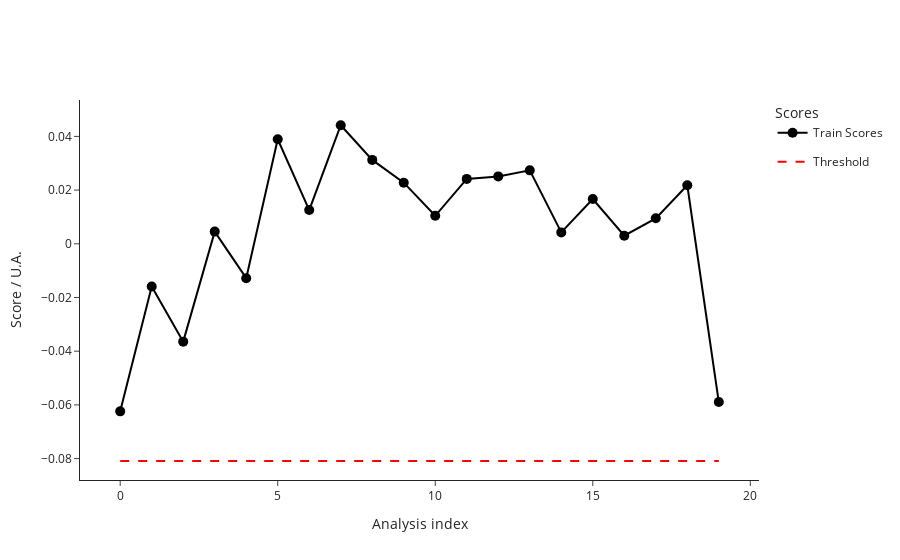

Write notebook code for a chart like this one.
### Code cell
from src.StreamPort.machine_learning.methods import MachineLearningMethodIsolationForestSklearn

iforest = MachineLearningMethodIsolationForestSklearn()
iforest_parameters = iforest.parameters
print("Isolation Forest parameters: ", iforest_parameters)
parameters.update(iforest_parameters)

ml_ana = iforest.run(ml_ana)
ml_ana.train()
fig_train_scores = ml_ana.plot_scores()
fig_train_scores.show()

### Figure 1 — Plotly figure (JSON) as saved in the notebook; plotly's stock layout.template omitted (floating-point values rounded to 4 significant figures)
{"data": [{"hovertemplate": ["<b>index: </b>18<br><b>name: </b>210812_Pac--005<br><b>path: </b>C:/Users/Sandeep/Desktop/ExtractedSignals\\210812_Pac 2021-08-12 10-30-07\\210812_Pac--005.D<br><b>batch: </b>210812_Pac 2021-08-12 10-30-07<br><b>batch_position: </b>5<br><b>idle_time: </b>39.0<br><b>sample: </b>NaCl 0,9%<br><b>method: </b>SAA_411_Pac.M<br><b>timestamp: </b>2021-08-12 10:50:23<br><b>detector: </b>G1315C<br><b>pump: </b>G7110B<br><b>start_time: </b>2021-08-12 10:50:57<br><b>end_time: </b>2021-08-12 10:54:57<br><b>runtime: </b>239.7000000000036", "<b>index: </b>19<br><b>name: </b>210812_Pac--006<br><b>path: </b>C:/Users/Sandeep/Desktop/ExtractedSignals\\210812_Pac 2021-08-12 10-30-07\\210812_Pac--006.D<br><b>batch: </b>210812_Pac 2021-08-12 10-30-07<br><b>batch_position: </b>6<br><b>idle_time: </b>39.0<br><b>sample: </b>Blank<br><b>method: </b>SAA_411_Pac.M<br><b>timestamp: </b>2021-08-12 10:55:02<br><b>detector: </b>G1315C<br><b>pump: </b>G7110B<br><b>start_time: </b>2021-08-12 10:55:36<br><b>end_time: </b>2021-08-12 10:59:36<br><b>runtime: </b>239.7000000000036", "<b>index: </b>20<br><b>name: </b>210812_Pac--007<br><b>path: </b>C:/Users/Sandeep/Desktop/ExtractedSignals\\210812_Pac 2021-08-12 10-30-07\\210812_Pac--007.D<br><b>batch: </b>210812_Pac 2021-08-12 10-30-07<br><b>batch_position: </b>7<br><b>idle_time: </b>39.0<br><b>sample: </b>0.025 mg/ml<br><b>method: </b>SAA_411_Pac.M<br><b>timestamp: </b>2021-08-12 10:59:41<br><b>detector: </b>G1315C<br><b>pump: </b>G7110B<br><b>start_time: </b>2021-08-12 11:00:15<br><b>end_time: </b>2021-08-12 11:04:15<br><b>runtime: </b>239.7000000000036", "<b>index: </b>21<br><b>name: </b>210812_Pac--008<br><b>path: </b>C:/Users/Sandeep/Desktop/ExtractedSignals\\210812_Pac 2021-08-12 10-30-07\\210812_Pac--008.D<br><b>batch: </b>210812_Pac 2021-08-12 10-30-07<br><b>batch_position: </b>8<br><b>idle_time: </b>39.0<br><b>sample: </b>Blank<br><b>method: </b>SAA_411_Pac.M<br><b>timestamp: </b>2021-08-12 11:04:20<br><b>detector: </b>G1315C<br><b>pump: </b>G7110B<br><b>start_time: </b>2021-08-12 11:04:54<br><b>end_time: </b>2021-08-12 11:08:54<br><b>runtime: </b>239.7000000000036", "<b>index: </b>22<br><b>name: </b>210812_Pac--009<br><b>path: </b>C:/Users/Sandeep/Desktop/ExtractedSignals\\210812_Pac 2021-08-12 10-30-07\\210812_Pac--009.D<br><b>batch: </b>210812_Pac 2021-08-12 10-30-07<br><b>batch_position: </b>9<br><b>idle_time: </b>38.0<br><b>sample: </b>210806/036 :10<br><b>method: </b>SAA_411_Pac.M<br><b>timestamp: </b>2021-08-12 11:08:59<br><b>detector: </b>G1315C<br><b>pump: </b>G7110B<br><b>start_time: </b>2021-08-12 11:09:32<br><b>end_time: </b>2021-08-12 11:13:32<br><b>runtime: </b>239.7000000000036", "<b>index: </b>23<br><b>name: </b>210812_Pac--010<br><b>path: </b>C:/Users/Sandeep/Desktop/ExtractedSignals\\210812_Pac 2021-08-12 10-30-07\\210812_Pac--010.D<br><b>batch: </b>210812_Pac 2021-08-12 10-30-07<br><b>batch_position: </b>10<br><b>idle_time: </b>39.0<br><b>sample: </b>210806/036 :10<br><b>method: </b>SAA_411_Pac.M<br><b>timestamp: </b>2021-08-12 11:13:37<br><b>detector: </b>G7110B<br><b>pump: </b>G7110B<br><b>start_time: </b>2021-08-12 11:14:11<br><b>end_time: </b>2021-08-12 11:18:11<br><b>runtime: </b>239.7000000000036", "<b>index: </b>24<br><b>name: </b>210812_Pac--011<br><b>path: </b>C:/Users/Sandeep/Desktop/ExtractedSignals\\210812_Pac 2021-08-12 10-30-07\\210812_Pac--011.D<br><b>batch: </b>210812_Pac 2021-08-12 10-30-07<br><b>batch_position: </b>11<br><b>idle_time: </b>39.0<br><b>sample: </b>210806/036 :10<br><b>method: </b>SAA_411_Pac.M<br><b>timestamp: </b>2021-08-12 11:18:16<br><b>detector: </b>G7110B<br><b>pump: </b>G7110B<br><b>start_time: </b>2021-08-12 11:18:50<br><b>end_time: </b>2021-08-12 11:22:50<br><b>runtime: </b>239.7000000000036", "<b>index: </b>25<br><b>name: </b>210812_Pac--012<br><b>path: </b>C:/Users/Sandeep/Desktop/ExtractedSignals\\210812_Pac 2021-08-12 10-30-07\\210812_Pac--012.D<br><b>batch: </b>210812_Pac 2021-08-12 10-30-07<br><b>batch_position: </b>12<br><b>idle_time: </b>39.0<br><b>sample: </b>Blank<br><b>method: </b>SAA_411_Pac.M<br><b>timestamp: </b>2021-08-12 11:22:55<br><b>detector: </b>G1315C<br><b>pump: </b>G7110B<br><b>start_time: </b>2021-08-12 11:23:29<br><b>end_time: </b>2021-08-12 11:27:29<br><b>runtime: </b>239.7000000000036", "<b>index: </b>26<br><b>name: </b>210812_Pac--013<br><b>path: </b>C:/Users/Sandeep/Desktop/ExtractedSignals\\210812_Pac 2021-08-12 10-30-07\\210812_Pac--013.D<br><b>batch: </b>210812_Pac 2021-08-12 10-30-07<br><b>batch_position: </b>13<br><b>idle_time: </b>39.0<br><b>sample: </b>0.025 mg/ml<br><b>method: </b>SAA_411_Pac.M<br><b>timestamp: </b>2021-08-12 11:27:34<br><b>detector: </b>G1315C<br><b>pump: </b>G7110B<br><b>start_time: </b>2021-08-12 11:28:08<br><b>end_time: </b>2021-08-12 11:32:08<br><b>runtime: </b>239.7000000000036", "<b>index: </b>27<br><b>name: </b>210812_Pac--014<br><b>path: </b>C:/Users/Sandeep/Desktop/ExtractedSignals\\210812_Pac 2021-08-12 10-30-07\\210812_Pac--014.D<br><b>batch: </b>210812_Pac 2021-08-12 10-30-07<br><b>batch_position: </b>14<br><b>idle_time: </b>38.0<br><b>sample: </b>Blank<br><b>method: </b>SAA_411_Pac.M<br><b>timestamp: </b>2021-08-12 11:32:13<br><b>detector: </b>G7110B<br><b>pump: </b>G7110B<br><b>start_time: </b>2021-08-12 11:32:46<br><b>end_time: </b>2021-08-12 11:36:47<br><b>runtime: </b>239.7000000000036", "<b>index: </b>51<br><b>name: </b>210813_Pac--005<br><b>path: </b>C:/Users/Sandeep/Desktop/ExtractedSignals\\210813_Pac 2021-08-13 10-37-27\\210813_Pac--005.D<br><b>batch: </b>210813_Pac 2021-08-13 10-37-27<br><b>batch_position: </b>5<br><b>idle_time: </b>39.0<br><b>sample: </b>NaCl 0,9%<br><b>method: </b>SAA_411_Pac.M<br><b>timestamp: </b>2021-08-13 10:57:52<br><b>detector: </b>G7110B<br><b>pump: </b>G7110B<br><b>start_time: </b>2021-08-13 10:58:26<br><b>end_time: </b>2021-08-13 11:02:27<br><b>runtime: </b>239.7000000000036", "<b>index: </b>52<br><b>name: </b>210813_Pac--006<br><b>path: </b>C:/Users/Sandeep/Desktop/ExtractedSignals\\210813_Pac 2021-08-13 10-37-27\\210813_Pac--006.D<br><b>batch: </b>210813_Pac 2021-08-13 10-37-27<br><b>batch_position: </b>6<br><b>idle_time: </b>38.0<br><b>sample: </b>Blank<br><b>method: </b>SAA_411_Pac.M<br><b>timestamp: </b>2021-08-13 11:02:31<br><b>detector: </b>G1315C<br><b>pump: </b>G7110B<br><b>start_time: </b>2021-08-13 11:03:05<br><b>end_time: </b>2021-08-13 11:07:06<br><b>runtime: </b>239.7000000000036", "<b>index: </b>53<br><b>name: </b>210813_Pac--007<br><b>path: </b>C:/Users/Sandeep/Desktop/ExtractedSignals\\210813_Pac 2021-08-13 10-37-27\\210813_Pac--007.D<br><b>batch: </b>210813_Pac 2021-08-13 10-37-27<br><b>batch_position: </b>7<br><b>idle_time: </b>38.0<br><b>sample: </b>0.025 mg/ml<br><b>method: </b>SAA_411_Pac.M<br><b>timestamp: </b>2021-08-13 11:07:10<br><b>detector: </b>G1315C<br><b>pump: </b>G7116B<br><b>start_time: </b>2021-08-13 11:07:44<br><b>end_time: </b>2021-08-13 11:11:45<br><b>runtime: </b>239.7000000000036", "<b>index: </b>54<br><b>name: </b>210813_Pac--008<br><b>path: </b>C:/Users/Sandeep/Desktop/ExtractedSignals\\210813_Pac 2021-08-13 10-37-27\\210813_Pac--008.D<br><b>batch: </b>210813_Pac 2021-08-13 10-37-27<br><b>batch_position: </b>8<br><b>idle_time: </b>38.0<br><b>sample: </b>Blank<br><b>method: </b>SAA_411_Pac.M<br><b>timestamp: </b>2021-08-13 11:11:49<br><b>detector: </b>G1315C<br><b>pump: </b>G7110B<br><b>start_time: </b>2021-08-13 11:12:23<br><b>end_time: </b>2021-08-13 11:16:23<br><b>runtime: </b>239.7000000000036", "<b>index: </b>55<br><b>name: </b>210813_Pac--009<br><b>path: </b>C:/Users/Sandeep/Desktop/ExtractedSignals\\210813_Pac 2021-08-13 10-37-27\\210813_Pac--009.D<br><b>batch: </b>210813_Pac 2021-08-13 10-37-27<br><b>batch_position: </b>9<br><b>idle_time: </b>39.0<br><b>sample: </b>210812/004 :20<br><b>method: </b>SAA_411_Pac.M<br><b>timestamp: </b>2021-08-13 11:16:28<br><b>detector: </b>G1315C<br><b>pump: </b>G7110B<br><b>start_time: </b>2021-08-13 11:17:02<br><b>end_time: </b>2021-08-13 11:21:03<br><b>runtime: </b>239.7000000000036", "<b>index: </b>56<br><b>name: </b>210813_Pac--010<br><b>path: </b>C:/Users/Sandeep/Desktop/ExtractedSignals\\210813_Pac 2021-08-13 10-37-27\\210813_Pac--010.D<br><b>batch: </b>210813_Pac 2021-08-13 10-37-27<br><b>batch_position: </b>10<br><b>idle_time: </b>38.0<br><b>sample: </b>210812/004 :20<br><b>method: </b>SAA_411_Pac.M<br><b>timestamp: </b>2021-08-13 11:21:08<br><b>detector: </b>G1315C<br><b>pump: </b>G7110B<br><b>start_time: </b>2021-08-13 11:21:41<br><b>end_time: </b>2021-08-13 11:25:42<br><b>runtime: </b>239.7000000000036", "<b>index: </b>57<br><b>name: </b>210813_Pac--011<br><b>path: </b>C:/Users/Sandeep/Desktop/ExtractedSignals\\210813_Pac 2021-08-13 10-37-27\\210813_Pac--011.D<br><b>batch: </b>210813_Pac 2021-08-13 10-37-27<br><b>batch_position: </b>11<br><b>idle_time: </b>39.0<br><b>sample: </b>210812/004 :20<br><b>method: </b>SAA_411_Pac.M<br><b>timestamp: </b>2021-08-13 11:25:46<br><b>detector: </b>G1315C<br><b>pump: </b>G7110B<br><b>start_time: </b>2021-08-13 11:26:21<br><b>end_time: </b>2021-08-13 11:30:21<br><b>runtime: </b>239.7000000000036", "<b>index: </b>58<br><b>name: </b>210813_Pac--012<br><b>path: </b>C:/Users/Sandeep/Desktop/ExtractedSignals\\210813_Pac 2021-08-13 10-37-27\\210813_Pac--012.D<br><b>batch: </b>210813_Pac 2021-08-13 10-37-27<br><b>batch_position: </b>12<br><b>idle_time: </b>38.0<br><b>sample: </b>Blank<br><b>method: </b>SAA_411_Pac.M<br><b>timestamp: </b>2021-08-13 11:30:26<br><b>detector: </b>G1315C<br><b>pump: </b>G7110B<br><b>start_time: </b>2021-08-13 11:30:59<br><b>end_time: </b>2021-08-13 11:34:59<br><b>runtime: </b>239.7000000000036", "<b>index: </b>59<br><b>name: </b>210813_Pac--013<br><b>path: </b>C:/Users/Sandeep/Desktop/ExtractedSignals\\210813_Pac 2021-08-13 10-37-27\\210813_Pac--013.D<br><b>batch: </b>210813_Pac 2021-08-13 10-37-27<br><b>batch_position: </b>13<br><b>idle_time: </b>39.0<br><b>sample: </b>0.025 mg/ml<br><b>method: </b>SAA_411_Pac.M<br><b>timestamp: </b>2021-08-13 11:35:04<br><b>detector: </b>G1315C<br><b>pump: </b>G7110B<br><b>start_time: </b>2021-08-13 11:35:38<br><b>end_time: </b>2021-08-13 11:39:38<br><b>runtime: </b>239.7000000000036", "<b>index: </b>60<br><b>name: </b>210813_Pac--014<br><b>path: </b>C:/Users/Sandeep/Desktop/ExtractedSignals\\210813_Pac 2021-08-13 10-37-27\\210813_Pac--014.D<br><b>batch: </b>210813_Pac 2021-08-13 10-37-27<br><b>batch_position: </b>14<br><b>idle_time: </b>38.0<br><b>sample: </b>Blank<br><b>method: </b>SAA_411_Pac.M<br><b>timestamp: </b>2021-08-13 11:39:43<br><b>detector: </b>G1315C<br><b>pump: </b>G7110B<br><b>start_time: </b>2021-08-13 11:40:16<br><b>end_time: </b>2021-08-13 11:44:17<br><b>runtime: </b>239.7000000000036"], "legendgroup": "Train", "line": {"color": "black"}, "marker": {"color": "black", "size": 10}, "mode": "lines+markers", "name": "Train Scores", "text": ["<b>index: </b>18<br><b>name: </b>210812_Pac--005<br><b>path: </b>C:/Users/Sandeep/Desktop/ExtractedSignals\\210812_Pac 2021-08-12 10-30-07\\210812_Pac--005.D<br><b>batch: </b>210812_Pac 2021-08-12 10-30-07<br><b>batch_position: </b>5<br><b>idle_time: </b>39.0<br><b>sample: </b>NaCl 0,9%<br><b>method: </b>SAA_411_Pac.M<br><b>timestamp: </b>2021-08-12 10:50:23<br><b>detector: </b>G1315C<br><b>pump: </b>G7110B<br><b>start_time: </b>2021-08-12 10:50:57<br><b>end_time: </b>2021-08-12 10:54:57<br><b>runtime: </b>239.7000000000036", "<b>index: </b>19<br><b>name: </b>210812_Pac--006<br><b>path: </b>C:/Users/Sandeep/Desktop/ExtractedSignals\\210812_Pac 2021-08-12 10-30-07\\210812_Pac--006.D<br><b>batch: </b>210812_Pac 2021-08-12 10-30-07<br><b>batch_position: </b>6<br><b>idle_time: </b>39.0<br><b>sample: </b>Blank<br><b>method: </b>SAA_411_Pac.M<br><b>timestamp: </b>2021-08-12 10:55:02<br><b>detector: </b>G1315C<br><b>pump: </b>G7110B<br><b>start_time: </b>2021-08-12 10:55:36<br><b>end_time: </b>2021-08-12 10:59:36<br><b>runtime: </b>239.7000000000036", "<b>index: </b>20<br><b>name: </b>210812_Pac--007<br><b>path: </b>C:/Users/Sandeep/Desktop/ExtractedSignals\\210812_Pac 2021-08-12 10-30-07\\210812_Pac--007.D<br><b>batch: </b>210812_Pac 2021-08-12 10-30-07<br><b>batch_position: </b>7<br><b>idle_time: </b>39.0<br><b>sample: </b>0.025 mg/ml<br><b>method: </b>SAA_411_Pac.M<br><b>timestamp: </b>2021-08-12 10:59:41<br><b>detector: </b>G1315C<br><b>pump: </b>G7110B<br><b>start_time: </b>2021-08-12 11:00:15<br><b>end_time: </b>2021-08-12 11:04:15<br><b>runtime: </b>239.7000000000036", "<b>index: </b>21<br><b>name: </b>210812_Pac--008<br><b>path: </b>C:/Users/Sandeep/Desktop/ExtractedSignals\\210812_Pac 2021-08-12 10-30-07\\210812_Pac--008.D<br><b>batch: </b>210812_Pac 2021-08-12 10-30-07<br><b>batch_position: </b>8<br><b>idle_time: </b>39.0<br><b>sample: </b>Blank<br><b>method: </b>SAA_411_Pac.M<br><b>timestamp: </b>2021-08-12 11:04:20<br><b>detector: </b>G1315C<br><b>pump: </b>G7110B<br><b>start_time: </b>2021-08-12 11:04:54<br><b>end_time: </b>2021-08-12 11:08:54<br><b>runtime: </b>239.7000000000036", "<b>index: </b>22<br><b>name: </b>210812_Pac--009<br><b>path: </b>C:/Users/Sandeep/Desktop/ExtractedSignals\\210812_Pac 2021-08-12 10-30-07\\210812_Pac--009.D<br><b>batch: </b>210812_Pac 2021-08-12 10-30-07<br><b>batch_position: </b>9<br><b>idle_time: </b>38.0<br><b>sample: </b>210806/036 :10<br><b>method: </b>SAA_411_Pac.M<br><b>timestamp: </b>2021-08-12 11:08:59<br><b>detector: </b>G1315C<br><b>pump: </b>G7110B<br><b>start_time: </b>2021-08-12 11:09:32<br><b>end_time: </b>2021-08-12 11:13:32<br><b>runtime: </b>239.7000000000036", "<b>index: </b>23<br><b>name: </b>210812_Pac--010<br><b>path: </b>C:/Users/Sandeep/Desktop/ExtractedSignals\\210812_Pac 2021-08-12 10-30-07\\210812_Pac--010.D<br><b>batch: </b>210812_Pac 2021-08-12 10-30-07<br><b>batch_position: </b>10<br><b>idle_time: </b>39.0<br><b>sample: </b>210806/036 :10<br><b>method: </b>SAA_411_Pac.M<br><b>timestamp: </b>2021-08-12 11:13:37<br><b>detector: </b>G7110B<br><b>pump: </b>G7110B<br><b>start_time: </b>2021-08-12 11:14:11<br><b>end_time: </b>2021-08-12 11:18:11<br><b>runtime: </b>239.7000000000036", "<b>index: </b>24<br><b>name: </b>210812_Pac--011<br><b>path: </b>C:/Users/Sandeep/Desktop/ExtractedSignals\\210812_Pac 2021-08-12 10-30-07\\210812_Pac--011.D<br><b>batch: </b>210812_Pac 2021-08-12 10-30-07<br><b>batch_position: </b>11<br><b>idle_time: </b>39.0<br><b>sample: </b>210806/036 :10<br><b>method: </b>SAA_411_Pac.M<br><b>timestamp: </b>2021-08-12 11:18:16<br><b>detector: </b>G7110B<br><b>pump: </b>G7110B<br><b>start_time: </b>2021-08-12 11:18:50<br><b>end_time: </b>2021-08-12 11:22:50<br><b>runtime: </b>239.7000000000036", "<b>index: </b>25<br><b>name: </b>210812_Pac--012<br><b>path: </b>C:/Users/Sandeep/Desktop/ExtractedSignals\\210812_Pac 2021-08-12 10-30-07\\210812_Pac--012.D<br><b>batch: </b>210812_Pac 2021-08-12 10-30-07<br><b>batch_position: </b>12<br><b>idle_time: </b>39.0<br><b>sample: </b>Blank<br><b>method: </b>SAA_411_Pac.M<br><b>timestamp: </b>2021-08-12 11:22:55<br><b>detector: </b>G1315C<br><b>pump: </b>G7110B<br><b>start_time: </b>2021-08-12 11:23:29<br><b>end_time: </b>2021-08-12 11:27:29<br><b>runtime: </b>239.7000000000036", "<b>index: </b>26<br><b>name: </b>210812_Pac--013<br><b>path: </b>C:/Users/Sandeep/Desktop/ExtractedSignals\\210812_Pac 2021-08-12 10-30-07\\210812_Pac--013.D<br><b>batch: </b>210812_Pac 2021-08-12 10-30-07<br><b>batch_position: </b>13<br><b>idle_time: </b>39.0<br><b>sample: </b>0.025 mg/ml<br><b>method: </b>SAA_411_Pac.M<br><b>timestamp: </b>2021-08-12 11:27:34<br><b>detector: </b>G1315C<br><b>pump: </b>G7110B<br><b>start_time: </b>2021-08-12 11:28:08<br><b>end_time: </b>2021-08-12 11:32:08<br><b>runtime: </b>239.7000000000036", "<b>index: </b>27<br><b>name: </b>210812_Pac--014<br><b>path: </b>C:/Users/Sandeep/Desktop/ExtractedSignals\\210812_Pac 2021-08-12 10-30-07\\210812_Pac--014.D<br><b>batch: </b>210812_Pac 2021-08-12 10-30-07<br><b>batch_position: </b>14<br><b>idle_time: </b>38.0<br><b>sample: </b>Blank<br><b>method: </b>SAA_411_Pac.M<br><b>timestamp: </b>2021-08-12 11:32:13<br><b>detector: </b>G7110B<br><b>pump: </b>G7110B<br><b>start_time: </b>2021-08-12 11:32:46<br><b>end_time: </b>2021-08-12 11:36:47<br><b>runtime: </b>239.7000000000036", "<b>index: </b>51<br><b>name: </b>210813_Pac--005<br><b>path: </b>C:/Users/Sandeep/Desktop/ExtractedSignals\\210813_Pac 2021-08-13 10-37-27\\210813_Pac--005.D<br><b>batch: </b>210813_Pac 2021-08-13 10-37-27<br><b>batch_position: </b>5<br><b>idle_time: </b>39.0<br><b>sample: </b>NaCl 0,9%<br><b>method: </b>SAA_411_Pac.M<br><b>timestamp: </b>2021-08-13 10:57:52<br><b>detector: </b>G7110B<br><b>pump: </b>G7110B<br><b>start_time: </b>2021-08-13 10:58:26<br><b>end_time: </b>2021-08-13 11:02:27<br><b>runtime: </b>239.7000000000036", "<b>index: </b>52<br><b>name: </b>210813_Pac--006<br><b>path: </b>C:/Users/Sandeep/Desktop/ExtractedSignals\\210813_Pac 2021-08-13 10-37-27\\210813_Pac--006.D<br><b>batch: </b>210813_Pac 2021-08-13 10-37-27<br><b>batch_position: </b>6<br><b>idle_time: </b>38.0<br><b>sample: </b>Blank<br><b>method: </b>SAA_411_Pac.M<br><b>timestamp: </b>2021-08-13 11:02:31<br><b>detector: </b>G1315C<br><b>pump: </b>G7110B<br><b>start_time: </b>2021-08-13 11:03:05<br><b>end_time: </b>2021-08-13 11:07:06<br><b>runtime: </b>239.7000000000036", "<b>index: </b>53<br><b>name: </b>210813_Pac--007<br><b>path: </b>C:/Users/Sandeep/Desktop/ExtractedSignals\\210813_Pac 2021-08-13 10-37-27\\210813_Pac--007.D<br><b>batch: </b>210813_Pac 2021-08-13 10-37-27<br><b>batch_position: </b>7<br><b>idle_time: </b>38.0<br><b>sample: </b>0.025 mg/ml<br><b>method: </b>SAA_411_Pac.M<br><b>timestamp: </b>2021-08-13 11:07:10<br><b>detector: </b>G1315C<br><b>pump: </b>G7116B<br><b>start_time: </b>2021-08-13 11:07:44<br><b>end_time: </b>2021-08-13 11:11:45<br><b>runtime: </b>239.7000000000036", "<b>index: </b>54<br><b>name: </b>210813_Pac--008<br><b>path: </b>C:/Users/Sandeep/Desktop/ExtractedSignals\\210813_Pac 2021-08-13 10-37-27\\210813_Pac--008.D<br><b>batch: </b>210813_Pac 2021-08-13 10-37-27<br><b>batch_position: </b>8<br><b>idle_time: </b>38.0<br><b>sample: </b>Blank<br><b>method: </b>SAA_411_Pac.M<br><b>timestamp: </b>2021-08-13 11:11:49<br><b>detector: </b>G1315C<br><b>pump: </b>G7110B<br><b>start_time: </b>2021-08-13 11:12:23<br><b>end_time: </b>2021-08-13 11:16:23<br><b>runtime: </b>239.7000000000036", "<b>index: </b>55<br><b>name: </b>210813_Pac--009<br><b>path: </b>C:/Users/Sandeep/Desktop/ExtractedSignals\\210813_Pac 2021-08-13 10-37-27\\210813_Pac--009.D<br><b>batch: </b>210813_Pac 2021-08-13 10-37-27<br><b>batch_position: </b>9<br><b>idle_time: </b>39.0<br><b>sample: </b>210812/004 :20<br><b>method: </b>SAA_411_Pac.M<br><b>timestamp: </b>2021-08-13 11:16:28<br><b>detector: </b>G1315C<br><b>pump: </b>G7110B<br><b>start_time: </b>2021-08-13 11:17:02<br><b>end_time: </b>2021-08-13 11:21:03<br><b>runtime: </b>239.7000000000036", "<b>index: </b>56<br><b>name: </b>210813_Pac--010<br><b>path: </b>C:/Users/Sandeep/Desktop/ExtractedSignals\\210813_Pac 2021-08-13 10-37-27\\210813_Pac--010.D<br><b>batch: </b>210813_Pac 2021-08-13 10-37-27<br><b>batch_position: </b>10<br><b>idle_time: </b>38.0<br><b>sample: </b>210812/004 :20<br><b>method: </b>SAA_411_Pac.M<br><b>timestamp: </b>2021-08-13 11:21:08<br><b>detector: </b>G1315C<br><b>pump: </b>G7110B<br><b>start_time: </b>2021-08-13 11:21:41<br><b>end_time: </b>2021-08-13 11:25:42<br><b>runtime: </b>239.7000000000036", "<b>index: </b>57<br><b>name: </b>210813_Pac--011<br><b>path: </b>C:/Users/Sandeep/Desktop/ExtractedSignals\\210813_Pac 2021-08-13 10-37-27\\210813_Pac--011.D<br><b>batch: </b>210813_Pac 2021-08-13 10-37-27<br><b>batch_position: </b>11<br><b>idle_time: </b>39.0<br><b>sample: </b>210812/004 :20<br><b>method: </b>SAA_411_Pac.M<br><b>timestamp: </b>2021-08-13 11:25:46<br><b>detector: </b>G1315C<br><b>pump: </b>G7110B<br><b>start_time: </b>2021-08-13 11:26:21<br><b>end_time: </b>2021-08-13 11:30:21<br><b>runtime: </b>239.7000000000036", "<b>index: </b>58<br><b>name: </b>210813_Pac--012<br><b>path: </b>C:/Users/Sandeep/Desktop/ExtractedSignals\\210813_Pac 2021-08-13 10-37-27\\210813_Pac--012.D<br><b>batch: </b>210813_Pac 2021-08-13 10-37-27<br><b>batch_position: </b>12<br><b>idle_time: </b>38.0<br><b>sample: </b>Blank<br><b>method: </b>SAA_411_Pac.M<br><b>timestamp: </b>2021-08-13 11:30:26<br><b>detector: </b>G1315C<br><b>pump: </b>G7110B<br><b>start_time: </b>2021-08-13 11:30:59<br><b>end_time: </b>2021-08-13 11:34:59<br><b>runtime: </b>239.7000000000036", "<b>index: </b>59<br><b>name: </b>210813_Pac--013<br><b>path: </b>C:/Users/Sandeep/Desktop/ExtractedSignals\\210813_Pac 2021-08-13 10-37-27\\210813_Pac--013.D<br><b>batch: </b>210813_Pac 2021-08-13 10-37-27<br><b>batch_position: </b>13<br><b>idle_time: </b>39.0<br><b>sample: </b>0.025 mg/ml<br><b>method: </b>SAA_411_Pac.M<br><b>timestamp: </b>2021-08-13 11:35:04<br><b>detector: </b>G1315C<br><b>pump: </b>G7110B<br><b>start_time: </b>2021-08-13 11:35:38<br><b>end_time: </b>2021-08-13 11:39:38<br><b>runtime: </b>239.7000000000036", "<b>index: </b>60<br><b>name: </b>210813_Pac--014<br><b>path: </b>C:/Users/Sandeep/Desktop/ExtractedSignals\\210813_Pac 2021-08-13 10-37-27\\210813_Pac--014.D<br><b>batch: </b>210813_Pac 2021-08-13 10-37-27<br><b>batch_position: </b>14<br><b>idle_time: </b>38.0<br><b>sample: </b>Blank<br><b>method: </b>SAA_411_Pac.M<br><b>timestamp: </b>2021-08-13 11:39:43<br><b>detector: </b>G1315C<br><b>pump: </b>G7110B<br><b>start_time: </b>2021-08-13 11:40:16<br><b>end_time: </b>2021-08-13 11:44:17<br><b>runtime: </b>239.7000000000036"], "type": "scatter", "x": [0, 1, 2, 3, 4, 5, 6, 7, 8, 9, 10, 11, 12, 13, 14, 15, 16, 17, 18, 19], "y": [-0.06241, -0.01591, -0.03645, 0.004536, -0.01281, 0.03895, 0.01257, 0.04415, 0.03125, 0.02277, 0.01043, 0.02417, 0.0251, 0.02735, 0.004243, 0.01669, 0.003019, 0.009484, 0.0218, -0.05894]}, {"legendgroup": "Threshold", "line": {"color": "red", "dash": "dash"}, "mode": "lines", "name": "Threshold", "type": "scatter", "x": [0, 19], "y": [-0.0809, -0.0809]}], "layout": {"legend": {"title": {"text": "Scores"}}, "xaxis": {"title": {"text": "Analysis index"}}, "yaxis": {"title": {"text": "Score / U.A."}}}}
